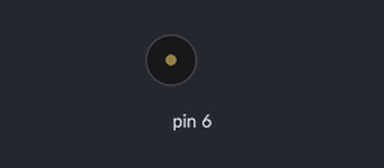
Recording of a sketch running on a simulated Arduino Uno, built with avr-gcc and run on an emulated ATmega328P. On the bench: buzzer (waves = sounding).

Above: at 0.1 s.
Timing chart, 0 to 1.6 s (numbered marks = the images above):
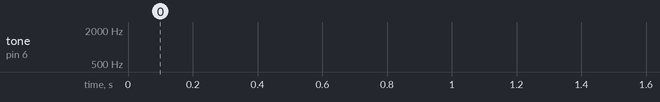

The sketch:

piezo_buzzer.ino
```cpp
void setup() {
  // put your setup code here, to run once:
  pinMode(6,OUTPUT);
}

void loop() {
  tone(6, 1000, 300);
  noTone(6);
}
```
